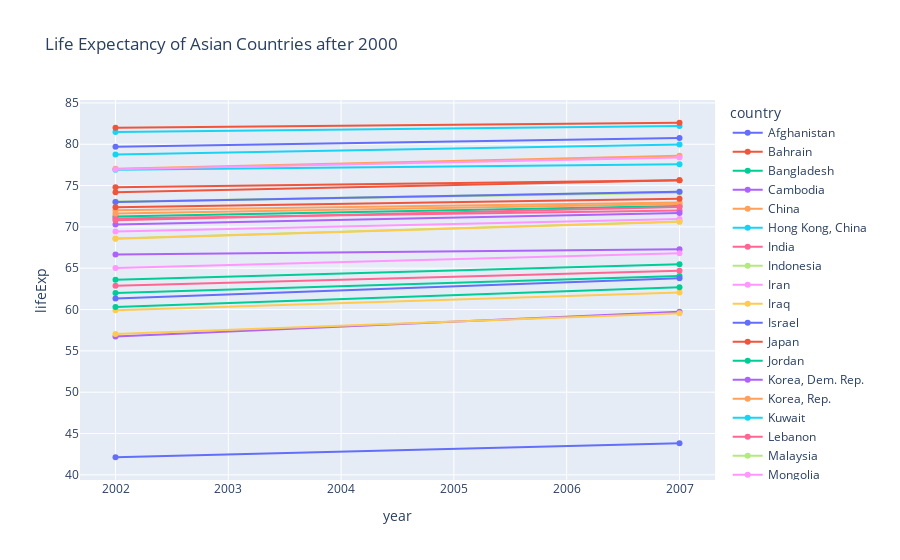

The notebook cell this image was saved under:
### Code cell
fig2 = px.line(gapminder[(gapminder['continent']== 'Asia') & (gapminder['year'] >= 2000)], x = 'year', y= 'lifeExp', color = 'country', markers= True, title = 'Life Expectancy of Asian Countries after 2000')
fig2.show()

### Figure 1 — Plotly figure (JSON) as saved in the notebook; plotly's stock layout.template omitted (floating-point values rounded to 4 significant figures)
{"data": [{"hovertemplate": "country=Afghanistan<br>year=%{x}<br>lifeExp=%{y}<extra></extra>", "legendgroup": "Afghanistan", "line": {"color": "#636efa", "dash": "solid"}, "marker": {"symbol": "circle"}, "mode": "lines+markers", "name": "Afghanistan", "orientation": "v", "showlegend": true, "type": "scatter", "x": [2002, 2007], "xaxis": "x", "y": [42.13, 43.83], "yaxis": "y"}, {"hovertemplate": "country=Bahrain<br>year=%{x}<br>lifeExp=%{y}<extra></extra>", "legendgroup": "Bahrain", "line": {"color": "#EF553B", "dash": "solid"}, "marker": {"symbol": "circle"}, "mode": "lines+markers", "name": "Bahrain", "orientation": "v", "showlegend": true, "type": "scatter", "x": [2002, 2007], "xaxis": "x", "y": [74.8, 75.64], "yaxis": "y"}, {"hovertemplate": "country=Bangladesh<br>year=%{x}<br>lifeExp=%{y}<extra></extra>", "legendgroup": "Bangladesh", "line": {"color": "#00cc96", "dash": "solid"}, "marker": {"symbol": "circle"}, "mode": "lines+markers", "name": "Bangladesh", "orientation": "v", "showlegend": true, "type": "scatter", "x": [2002, 2007], "xaxis": "x", "y": [62.01, 64.06], "yaxis": "y"}, {"hovertemplate": "country=Cambodia<br>year=%{x}<br>lifeExp=%{y}<extra></extra>", "legendgroup": "Cambodia", "line": {"color": "#ab63fa", "dash": "solid"}, "marker": {"symbol": "circle"}, "mode": "lines+markers", "name": "Cambodia", "orientation": "v", "showlegend": true, "type": "scatter", "x": [2002, 2007], "xaxis": "x", "y": [56.75, 59.72], "yaxis": "y"}, {"hovertemplate": "country=China<br>year=%{x}<br>lifeExp=%{y}<extra></extra>", "legendgroup": "China", "line": {"color": "#FFA15A", "dash": "solid"}, "marker": {"symbol": "circle"}, "mode": "lines+markers", "name": "China", "orientation": "v", "showlegend": true, "type": "scatter", "x": [2002, 2007], "xaxis": "x", "y": [72.03, 72.96], "yaxis": "y"}, {"hovertemplate": "country=Hong Kong, China<br>year=%{x}<br>lifeExp=%{y}<extra></extra>", "legendgroup": "Hong Kong, China", "line": {"color": "#19d3f3", "dash": "solid"}, "marker": {"symbol": "circle"}, "mode": "lines+markers", "name": "Hong Kong, China", "orientation": "v", "showlegend": true, "type": "scatter", "x": [2002, 2007], "xaxis": "x", "y": [81.5, 82.21], "yaxis": "y"}, {"hovertemplate": "country=India<br>year=%{x}<br>lifeExp=%{y}<extra></extra>", "legendgroup": "India", "line": {"color": "#FF6692", "dash": "solid"}, "marker": {"symbol": "circle"}, "mode": "lines+markers", "name": "India", "orientation": "v", "showlegend": true, "type": "scatter", "x": [2002, 2007], "xaxis": "x", "y": [62.88, 64.7], "yaxis": "y"}, {"hovertemplate": "country=Indonesia<br>year=%{x}<br>lifeExp=%{y}<extra></extra>", "legendgroup": "Indonesia", "line": {"color": "#B6E880", "dash": "solid"}, "marker": {"symbol": "circle"}, "mode": "lines+markers", "name": "Indonesia", "orientation": "v", "showlegend": true, "type": "scatter", "x": [2002, 2007], "xaxis": "x", "y": [68.59, 70.65], "yaxis": "y"}, {"hovertemplate": "country=Iran<br>year=%{x}<br>lifeExp=%{y}<extra></extra>", "legendgroup": "Iran", "line": {"color": "#FF97FF", "dash": "solid"}, "marker": {"symbol": "circle"}, "mode": "lines+markers", "name": "Iran", "orientation": "v", "showlegend": true, "type": "scatter", "x": [2002, 2007], "xaxis": "x", "y": [69.45, 70.96], "yaxis": "y"}, {"hovertemplate": "country=Iraq<br>year=%{x}<br>lifeExp=%{y}<extra></extra>", "legendgroup": "Iraq", "line": {"color": "#FECB52", "dash": "solid"}, "marker": {"symbol": "circle"}, "mode": "lines+markers", "name": "Iraq", "orientation": "v", "showlegend": true, "type": "scatter", "x": [2002, 2007], "xaxis": "x", "y": [57.05, 59.55], "yaxis": "y"}, {"hovertemplate": "country=Israel<br>year=%{x}<br>lifeExp=%{y}<extra></extra>", "legendgroup": "Israel", "line": {"color": "#636efa", "dash": "solid"}, "marker": {"symbol": "circle"}, "mode": "lines+markers", "name": "Israel", "orientation": "v", "showlegend": true, "type": "scatter", "x": [2002, 2007], "xaxis": "x", "y": [79.7, 80.75], "yaxis": "y"}, {"hovertemplate": "country=Japan<br>year=%{x}<br>lifeExp=%{y}<extra></extra>", "legendgroup": "Japan", "line": {"color": "#EF553B", "dash": "solid"}, "marker": {"symbol": "circle"}, "mode": "lines+markers", "name": "Japan", "orientation": "v", "showlegend": true, "type": "scatter", "x": [2002, 2007], "xaxis": "x", "y": [82, 82.6], "yaxis": "y"}, {"hovertemplate": "country=Jordan<br>year=%{x}<br>lifeExp=%{y}<extra></extra>", "legendgroup": "Jordan", "line": {"color": "#00cc96", "dash": "solid"}, "marker": {"symbol": "circle"}, "mode": "lines+markers", "name": "Jordan", "orientation": "v", "showlegend": true, "type": "scatter", "x": [2002, 2007], "xaxis": "x", "y": [71.26, 72.53], "yaxis": "y"}, {"hovertemplate": "country=Korea, Dem. Rep.<br>year=%{x}<br>lifeExp=%{y}<extra></extra>", "legendgroup": "Korea, Dem. Rep.", "line": {"color": "#ab63fa", "dash": "solid"}, "marker": {"symbol": "circle"}, "mode": "lines+markers", "name": "Korea, Dem. Rep.", "orientation": "v", "showlegend": true, "type": "scatter", "x": [2002, 2007], "xaxis": "x", "y": [66.66, 67.3], "yaxis": "y"}, {"hovertemplate": "country=Korea, Rep.<br>year=%{x}<br>lifeExp=%{y}<extra></extra>", "legendgroup": "Korea, Rep.", "line": {"color": "#FFA15A", "dash": "solid"}, "marker": {"symbol": "circle"}, "mode": "lines+markers", "name": "Korea, Rep.", "orientation": "v", "showlegend": true, "type": "scatter", "x": [2002, 2007], "xaxis": "x", "y": [77.05, 78.62], "yaxis": "y"}, {"hovertemplate": "country=Kuwait<br>year=%{x}<br>lifeExp=%{y}<extra></extra>", "legendgroup": "Kuwait", "line": {"color": "#19d3f3", "dash": "solid"}, "marker": {"symbol": "circle"}, "mode": "lines+markers", "name": "Kuwait", "orientation": "v", "showlegend": true, "type": "scatter", "x": [2002, 2007], "xaxis": "x", "y": [76.9, 77.59], "yaxis": "y"}, {"hovertemplate": "country=Lebanon<br>year=%{x}<br>lifeExp=%{y}<extra></extra>", "legendgroup": "Lebanon", "line": {"color": "#FF6692", "dash": "solid"}, "marker": {"symbol": "circle"}, "mode": "lines+markers", "name": "Lebanon", "orientation": "v", "showlegend": true, "type": "scatter", "x": [2002, 2007], "xaxis": "x", "y": [71.03, 71.99], "yaxis": "y"}, {"hovertemplate": "country=Malaysia<br>year=%{x}<br>lifeExp=%{y}<extra></extra>", "legendgroup": "Malaysia", "line": {"color": "#B6E880", "dash": "solid"}, "marker": {"symbol": "circle"}, "mode": "lines+markers", "name": "Malaysia", "orientation": "v", "showlegend": true, "type": "scatter", "x": [2002, 2007], "xaxis": "x", "y": [73.04, 74.24], "yaxis": "y"}, {"hovertemplate": "country=Mongolia<br>year=%{x}<br>lifeExp=%{y}<extra></extra>", "legendgroup": "Mongolia", "line": {"color": "#FF97FF", "dash": "solid"}, "marker": {"symbol": "circle"}, "mode": "lines+markers", "name": "Mongolia", "orientation": "v", "showlegend": true, "type": "scatter", "x": [2002, 2007], "xaxis": "x", "y": [65.03, 66.8], "yaxis": "y"}, {"hovertemplate": "country=Myanmar<br>year=%{x}<br>lifeExp=%{y}<extra></extra>", "legendgroup": "Myanmar", "line": {"color": "#FECB52", "dash": "solid"}, "marker": {"symbol": "circle"}, "mode": "lines+markers", "name": "Myanmar", "orientation": "v", "showlegend": true, "type": "scatter", "x": [2002, 2007], "xaxis": "x", "y": [59.91, 62.07], "yaxis": "y"}, {"hovertemplate": "country=Nepal<br>year=%{x}<br>lifeExp=%{y}<extra></extra>", "legendgroup": "Nepal", "line": {"color": "#636efa", "dash": "solid"}, "marker": {"symbol": "circle"}, "mode": "lines+markers", "name": "Nepal", "orientation": "v", "showlegend": true, "type": "scatter", "x": [2002, 2007], "xaxis": "x", "y": [61.34, 63.78], "yaxis": "y"}, {"hovertemplate": "country=Oman<br>year=%{x}<br>lifeExp=%{y}<extra></extra>", "legendgroup": "Oman", "line": {"color": "#EF553B", "dash": "solid"}, "marker": {"symbol": "circle"}, "mode": "lines+markers", "name": "Oman", "orientation": "v", "showlegend": true, "type": "scatter", "x": [2002, 2007], "xaxis": "x", "y": [74.19, 75.64], "yaxis": "y"}, {"hovertemplate": "country=Pakistan<br>year=%{x}<br>lifeExp=%{y}<extra></extra>", "legendgroup": "Pakistan", "line": {"color": "#00cc96", "dash": "solid"}, "marker": {"symbol": "circle"}, "mode": "lines+markers", "name": "Pakistan", "orientation": "v", "showlegend": true, "type": "scatter", "x": [2002, 2007], "xaxis": "x", "y": [63.61, 65.48], "yaxis": "y"}, {"hovertemplate": "country=Philippines<br>year=%{x}<br>lifeExp=%{y}<extra></extra>", "legendgroup": "Philippines", "line": {"color": "#ab63fa", "dash": "solid"}, "marker": {"symbol": "circle"}, "mode": "lines+markers", "name": "Philippines", "orientation": "v", "showlegend": true, "type": "scatter", "x": [2002, 2007], "xaxis": "x", "y": [70.3, 71.69], "yaxis": "y"}, {"hovertemplate": "country=Saudi Arabia<br>year=%{x}<br>lifeExp=%{y}<extra></extra>", "legendgroup": "Saudi Arabia", "line": {"color": "#FFA15A", "dash": "solid"}, "marker": {"symbol": "circle"}, "mode": "lines+markers", "name": "Saudi Arabia", "orientation": "v", "showlegend": true, "type": "scatter", "x": [2002, 2007], "xaxis": "x", "y": [71.63, 72.78], "yaxis": "y"}, {"hovertemplate": "country=Singapore<br>year=%{x}<br>lifeExp=%{y}<extra></extra>", "legendgroup": "Singapore", "line": {"color": "#19d3f3", "dash": "solid"}, "marker": {"symbol": "circle"}, "mode": "lines+markers", "name": "Singapore", "orientation": "v", "showlegend": true, "type": "scatter", "x": [2002, 2007], "xaxis": "x", "y": [78.77, 79.97], "yaxis": "y"}, {"hovertemplate": "country=Sri Lanka<br>year=%{x}<br>lifeExp=%{y}<extra></extra>", "legendgroup": "Sri Lanka", "line": {"color": "#FF6692", "dash": "solid"}, "marker": {"symbol": "circle"}, "mode": "lines+markers", "name": "Sri Lanka", "orientation": "v", "showlegend": true, "type": "scatter", "x": [2002, 2007], "xaxis": "x", "y": [70.81, 72.4], "yaxis": "y"}, {"hovertemplate": "country=Syria<br>year=%{x}<br>lifeExp=%{y}<extra></extra>", "legendgroup": "Syria", "line": {"color": "#B6E880", "dash": "solid"}, "marker": {"symbol": "circle"}, "mode": "lines+markers", "name": "Syria", "orientation": "v", "showlegend": true, "type": "scatter", "x": [2002, 2007], "xaxis": "x", "y": [73.05, 74.14], "yaxis": "y"}, {"hovertemplate": "country=Taiwan<br>year=%{x}<br>lifeExp=%{y}<extra></extra>", "legendgroup": "Taiwan", "line": {"color": "#FF97FF", "dash": "solid"}, "marker": {"symbol": "circle"}, "mode": "lines+markers", "name": "Taiwan", "orientation": "v", "showlegend": true, "type": "scatter", "x": [2002, 2007], "xaxis": "x", "y": [76.99, 78.4], "yaxis": "y"}, {"hovertemplate": "country=Thailand<br>year=%{x}<br>lifeExp=%{y}<extra></extra>", "legendgroup": "Thailand", "line": {"color": "#FECB52", "dash": "solid"}, "marker": {"symbol": "circle"}, "mode": "lines+markers", "name": "Thailand", "orientation": "v", "showlegend": true, "type": "scatter", "x": [2002, 2007], "xaxis": "x", "y": [68.56, 70.62], "yaxis": "y"}, {"hovertemplate": "country=Vietnam<br>year=%{x}<br>lifeExp=%{y}<extra></extra>", "legendgroup": "Vietnam", "line": {"color": "#636efa", "dash": "solid"}, "marker": {"symbol": "circle"}, "mode": "lines+markers", "name": "Vietnam", "orientation": "v", "showlegend": true, "type": "scatter", "x": [2002, 2007], "xaxis": "x", "y": [73.02, 74.25], "yaxis": "y"}, {"hovertemplate": "country=West Bank and Gaza<br>year=%{x}<br>lifeExp=%{y}<extra></extra>", "legendgroup": "West Bank and Gaza", "line": {"color": "#EF553B", "dash": "solid"}, "marker": {"symbol": "circle"}, "mode": "lines+markers", "name": "West Bank and Gaza", "orientation": "v", "showlegend": true, "type": "scatter", "x": [2002, 2007], "xaxis": "x", "y": [72.37, 73.42], "yaxis": "y"}, {"hovertemplate": "country=Yemen, Rep.<br>year=%{x}<br>lifeExp=%{y}<extra></extra>", "legendgroup": "Yemen, Rep.", "line": {"color": "#00cc96", "dash": "solid"}, "marker": {"symbol": "circle"}, "mode": "lines+markers", "name": "Yemen, Rep.", "orientation": "v", "showlegend": true, "type": "scatter", "x": [2002, 2007], "xaxis": "x", "y": [60.31, 62.7], "yaxis": "y"}], "layout": {"legend": {"title": {"text": "country"}, "tracegroupgap": 0}, "title": {"text": "Life Expectancy of Asian Countries after 2000"}, "xaxis": {"anchor": "y", "domain": [0, 1], "title": {"text": "year"}}, "yaxis": {"anchor": "x", "domain": [0, 1], "title": {"text": "lifeExp"}}}}
